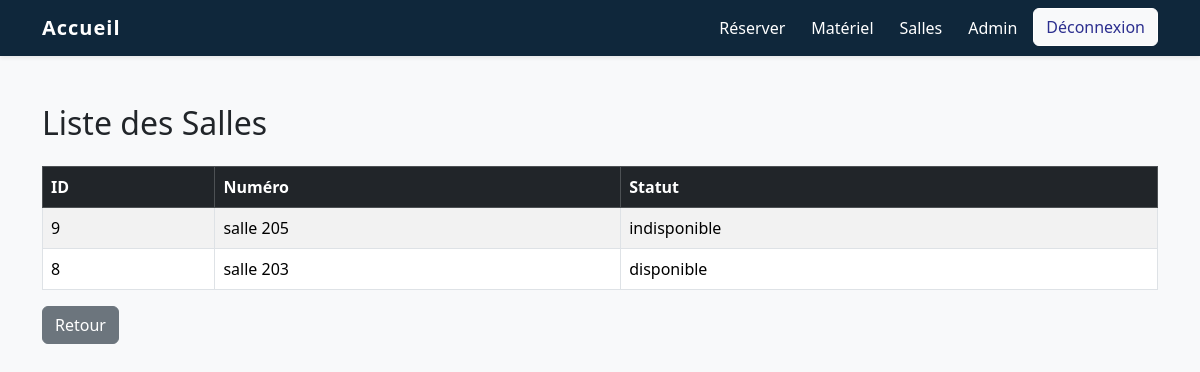
Screenshot of /Html/liste_salle.php (signed in) with the database file from the repository.
### tables this page shows
CREATE TABLE `salle` (
  `id` int(11) NOT NULL,
  `nom` varchar(50) DEFAULT NULL,
  `statut` varchar(50) DEFAULT NULL
);

### php/liste.php (called while the page is built, shortened)
<?php
function getRoom($pdo) {
    try {
        $stmt = $pdo->query("SELECT * FROM salle ORDER BY id DESC");
        return $stmt->fetchAll(PDO::FETCH_ASSOC);
    } catch (PDOException $e) {
        die("Erreur : " . $e->getMessage());
    }
}

### Html/liste_salle.php (the view, shortened to what this page needs)
<?php
require_once '../php/liste.php';
$materiels = getRoom($pdo);
?>
<!DOCTYPE html>
<html lang="fr">
<head>
    <link href="https://cdn.jsdelivr.net/npm/bootstrap@5.3.3/dist/css/bootstrap.min.css" rel="stylesheet">
    <link rel="stylesheet" href="../css/style.css">
</head>
<body class="bg-light">
<nav class="navbar navbar-expand-lg navbar-dark bg-primary shadow-sm">
    <div class="container">
        <a class="navbar-brand" href="acceuil.php">Accueil</a>
        <div class="collapse navbar-collapse justify-content-end" id="navbarNav">
            <ul class="navbar-nav mb-2 mb-lg-0">
                <li class="nav-item">
                    <a class="nav-link" href="reserver_materiel.php">Réserver</a>
                </li>
                <li class="nav-item">
                    <a class="nav-link" href="liste_materiel.php">Matériel</a>
                </li>
                <li class="nav-item">
                    <a class="nav-link" href="liste_salle.php">Salles</a>
                </li>
                <?php if (isset($_SESSION['role']) && $_SESSION['role'] === 'admin'): ?>
                <li class="nav-item">
                    <a class="nav-link" href="dashboard.php">Admin</a>
                </li>
                <?php endif; ?>
                <?php if (isset($_SESSION['role'])): ?>
                <li class="nav-item">
                    <a class="btn btn-outline-light ms-2 bg-light" href="..\php\logout.php">Déconnexion</a>
                </li>
                <?php else: ?>
                <li class="nav-item">
                    <a class="btn btn-outline-light ms-2" href="..\php\login.php">Se connecter</a>
                </li>
                <?php endif; ?>
            </ul>
        </div>
    </div>
</nav>
<div class="container mt-5">
    <h2 class="mb-4">Liste des Salles</h2>
    <div class="table-responsive">
        <table class="table table-bordered table-striped align-middle">
            <thead class="table-dark">
                <tr>
                    <th>ID</th>
                    <th>Numéro</th>
                    <th>Statut</th>
                </tr>
            </thead>
            <tbody>
                <?php if (count($materiels) > 0): ?>
                    <?php foreach ($materiels as $m): ?>
                        <tr>
                            <td><?= htmlspecialchars($m['id']) ?></td>
                            <td><?= htmlspecialchars($m['nom']) ?></td>
                            <td><?= htmlspecialchars($m['statut']) ?></td>
                        </tr>
                    <?php endforeach; ?>
                <?php else: ?>
                    <tr><td colspan="3" class="text-center">Aucune salle trouvée.</td></tr>
                <?php endif; ?>
            </tbody>
        </table>
    </div>
    <a href="acceuil.php" class="btn btn-secondary">Retour</a>
</div>
</body>
</html>

### css/style.css (style rules this page uses)
body { background: #f8f9fa; min-height: 100vh; font-family: 'Segoe UI', Arial, sans-serif; }
.navbar, .btn-primary, .bg-primary { background-color: rgba(15, 39, 59, 1)!important; border-color: rgba(15, 39, 59, 1) !important; }
.navbar-brand { font-weight: bold; letter-spacing: 1px; }
.nav-link { color: #fff !important; font-weight: 500; margin-left: 10px; }
.btn-outline-light { border-color: #fff; color: #2c2f8f; }
.table th, .table td { vertical-align: middle; }
a { color: #2c2f8f; }

### rows the page displays
salle: id "9", nom "salle 205", statut "indisponible"
salle: id "8", nom "salle 203", statut "disponible"
